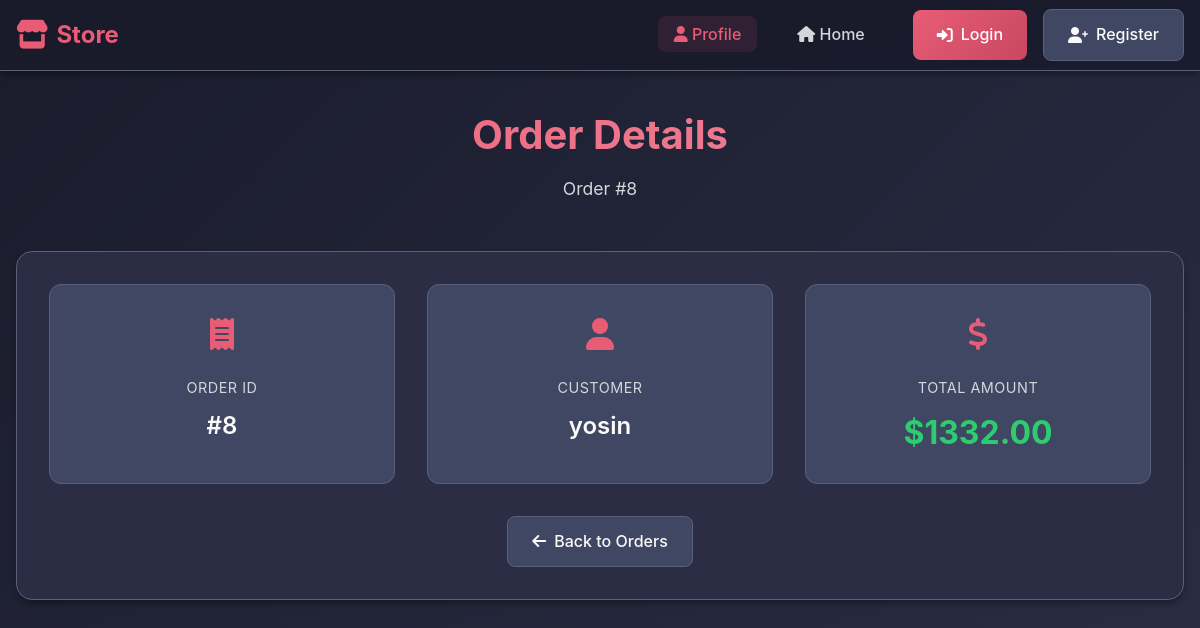
/order_detail/8/, run on the app's committed database.
### myapp/models.py (models this page shows)
class Order(models.Model):
    user = models.ForeignKey(User, on_delete=models.CASCADE)
    total_amount = models.DecimalField(max_digits=10, decimal_places=2)
    status = models.CharField(default='pending', max_length=20)

class User(AbstractUser):
    def __str__(self):
        return self.username

### myapp/views.py (the view)
# urls.py: path('order_detail/<int:pk>/', OrderDetailView.as_view(), name='order_detail'),
class OrderDetailView(DetailView):
    model = Order
    template_name = 'order_detail.html'
    context_object_name = 'order'

### myapp/templates/order_detail.html (shortened to what this page needs)
<!DOCTYPE html>
<html lang="en">
<head>
    <link href="https://cdnjs.cloudflare.com/ajax/libs/font-awesome/6.0.0/css/all.min.css" rel="stylesheet">
</head>
<body>
    <header class="header">
        <div class="header-container">
            <a href="{% url 'home' %}" class="logo">
                <i class="fas fa-store"></i>
                Store
            </a>
            <nav class="nav">
                <ul class="nav-links">
                            <li><a href="{% url 'profile' %}" class="active"><i class="fas fa-user"></i> Profile</a></li>
                    <li><a href="{% url 'home' %}">
                        <i class="fas fa-home"></i> Home
                    </a></li>
                </ul>
                <div class="user-menu">
                    {% if user.is_authenticated %}
                        <a href="{% url 'cart' %}" class="cart-icon" title="Shopping Cart">
                            <i class="fas fa-shopping-cart"></i>
                        </a>
                        <div class="user-info">
                            <span style="color: var(--text-secondary);">Welcome, {{ user.username }}</span>
                            <a href="{% url 'logout' %}" class="btn btn-secondary" style="margin-left: 1rem; padding: 0.5rem 1rem; font-size: 0.9rem;">
                                <i class="fas fa-sign-out-alt"></i> Logout
                            </a>
                        </div>
                    {% else %}
                        <a href="{% url 'login' %}" class="btn btn-primary">
                            <i class="fas fa-sign-in-alt"></i> Login
                        </a>
                        <a href="{% url 'register' %}" class="btn btn-secondary">
                            <i class="fas fa-user-plus"></i> Register
                        </a>
                    {% endif %}
                </div>
            </nav>
        </div>
    </header>
    <main class="main-content">
        <div class="page-header">
            <h1 class="page-title">Order Details</h1>
            <p class="page-subtitle">Order #{{ order.id }}</p>
        </div>
        <div class="card">
            <div class="order-summary">
                <div class="summary-item">
                    <div class="summary-icon">
                        <i class="fas fa-receipt"></i>
                    </div>
                    <div class="summary-label">Order ID</div>
                    <div class="summary-value">#{{ order.id }}</div>
                </div>
                <div class="summary-item">
                    <div class="summary-icon">
                        <i class="fas fa-user"></i>
                    </div>
                    <div class="summary-label">Customer</div>
                    <div class="summary-value">{{ order.user.username }}</div>
                </div>
                <div class="summary-item">
                    <div class="summary-icon">
                        <i class="fas fa-dollar-sign"></i>
                    </div>
                    <div class="summary-label">Total Amount</div>
                    <div class="summary-value order-total">${{ order.total_amount }}</div>
                </div>
            </div>
            <div style="text-align: center; margin-top: 2rem;">
                <a href="{% url 'orders' %}" class="btn btn-secondary">
                    <i class="fas fa-arrow-left"></i> Back to Orders
                </a>
            </div>
        </div>
    </main>
</body>
</html>

### myapp/templates/order_detail.html (style rules this page uses)
* { margin: 0; padding: 0; box-sizing: border-box; }
:root { --primary-color: #e85d75; --primary-dark: #c84762; --secondary-color: #f28a9f; --accent-color: #3ac7d6; --bg-primary: #1a1c2c; --bg-secondary: #2a2d44; --bg-tertiary: #404762; --text-primary: #fafafa; --text-secondary: #d3d6db; --text-muted: #a3a6b2; --border-color: #5a5f7a; --success-color: #2ecc71; --warning-color: #e67e22; --error-color: #e74c3c; --shadow: 0 4px 6px -1px rgba(0, 0, 0, 0.35); --shadow-lg: 0 10px 15px -3px rgba(0, 0, 0, 0.5); }
body { font-family: 'Inter', -apple-system, BlinkMacSystemFont, 'Segoe UI', Roboto, sans-serif; background: linear-gradient(135deg, var(--bg-primary) 0%, var(--bg-secondary) 100%); color: var(--text-primary); line-height: 1.6; min-height: 100vh; }
.header { background: rgba(26, 28, 44, 0.95); backdrop-filter: blur(12px); border-bottom: 1px solid var(--border-color); position: sticky; top: 0; z-index: 1000; box-shadow: var(--shadow); }
.header-container { max-width: 1200px; margin: 0 auto; padding: 0 1rem; display: flex; justify-content: space-between; align-items: center; height: 70px; }
.logo { font-size: 1.5rem; font-weight: 700; color: var(--primary-color); text-decoration: none; display: flex; align-items: center; gap: 0.5rem; }
.logo i { font-size: 1.8rem; }
.nav { display: flex; align-items: center; gap: 2rem; }
.nav-links { display: flex; list-style: none; gap: 1.5rem; align-items: center; }
.nav-links a { color: var(--text-secondary); text-decoration: none; font-weight: 500; padding: 0.5rem 1rem; border-radius: 0.5rem; transition: all 0.3s ease; position: relative; }
.nav-links a.active { color: var(--primary-color); background: rgba(232, 93, 117, 0.1); }
.user-menu { display: flex; align-items: center; gap: 1rem; }
.main-content { max-width: 1200px; margin: 0 auto; padding: 2rem 1rem; min-height: calc(100vh - 70px); }
.card { background: var(--bg-secondary); border: 1px solid var(--border-color); border-radius: 1rem; padding: 2rem; box-shadow: var(--shadow); transition: all 0.3s ease; margin-bottom: 2rem; }
.btn { display: inline-flex; align-items: center; gap: 0.5rem; padding: 0.75rem 1.5rem; border: none; border-radius: 0.5rem; font-size: 1rem; font-weight: 500; text-decoration: none; cursor: pointer; transition: all 0.3s ease; text-align: center; }
.btn-primary { background: linear-gradient(135deg, var(--primary-color), var(--primary-dark)); color: white; }
.btn-secondary { background: var(--bg-tertiary); color: var(--text-primary); border: 1px solid var(--border-color); }
.page-header { text-align: center; margin-bottom: 3rem; }
.page-title { font-size: 2.5rem; font-weight: 700; background: linear-gradient(135deg, var(--primary-color), var(--secondary-color)); -webkit-background-clip: text; -webkit-text-fill-color: transparent; background-clip: text; margin-bottom: 0.5rem; }
.page-subtitle { color: var(--text-secondary); font-size: 1.1rem; }
.order-summary { display: grid; grid-template-columns: repeat(auto-fit, minmax(250px, 1fr)); gap: 2rem; margin-bottom: 2rem; }
.summary-item { background: var(--bg-tertiary); padding: 1.5rem; border-radius: 0.75rem; border: 1px solid var(--border-color); text-align: center; }
.summary-icon { font-size: 2rem; color: var(--primary-color); margin-bottom: 1rem; }
.summary-label { color: var(--text-secondary); font-size: 0.9rem; margin-bottom: 0.5rem; text-transform: uppercase; letter-spacing: 0.5px; }
.summary-value { color: var(--text-primary); font-size: 1.5rem; font-weight: 600; }
.order-total { color: var(--success-color); font-size: 2rem; font-weight: 700; }

### data on the page
Order: id "8", user.username "yosin", total_amount "1332.00"
